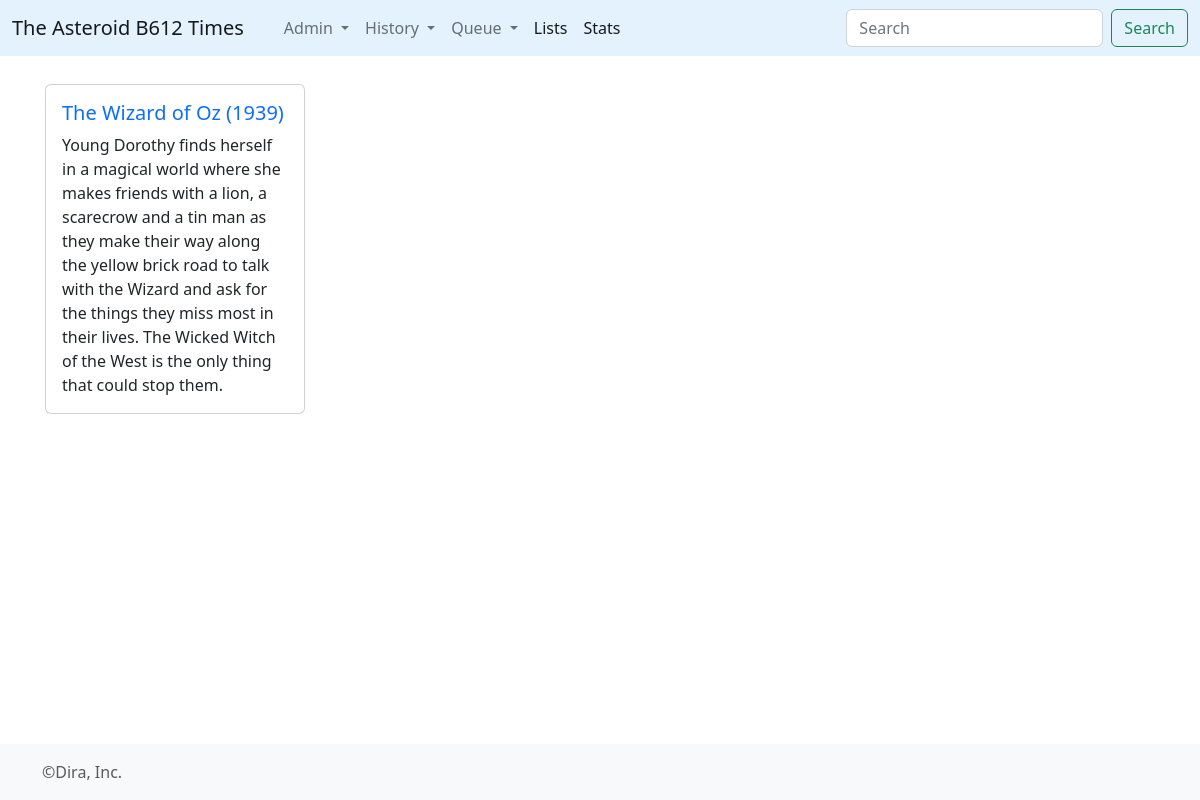
Page /mqueue/ on the earlier database version.
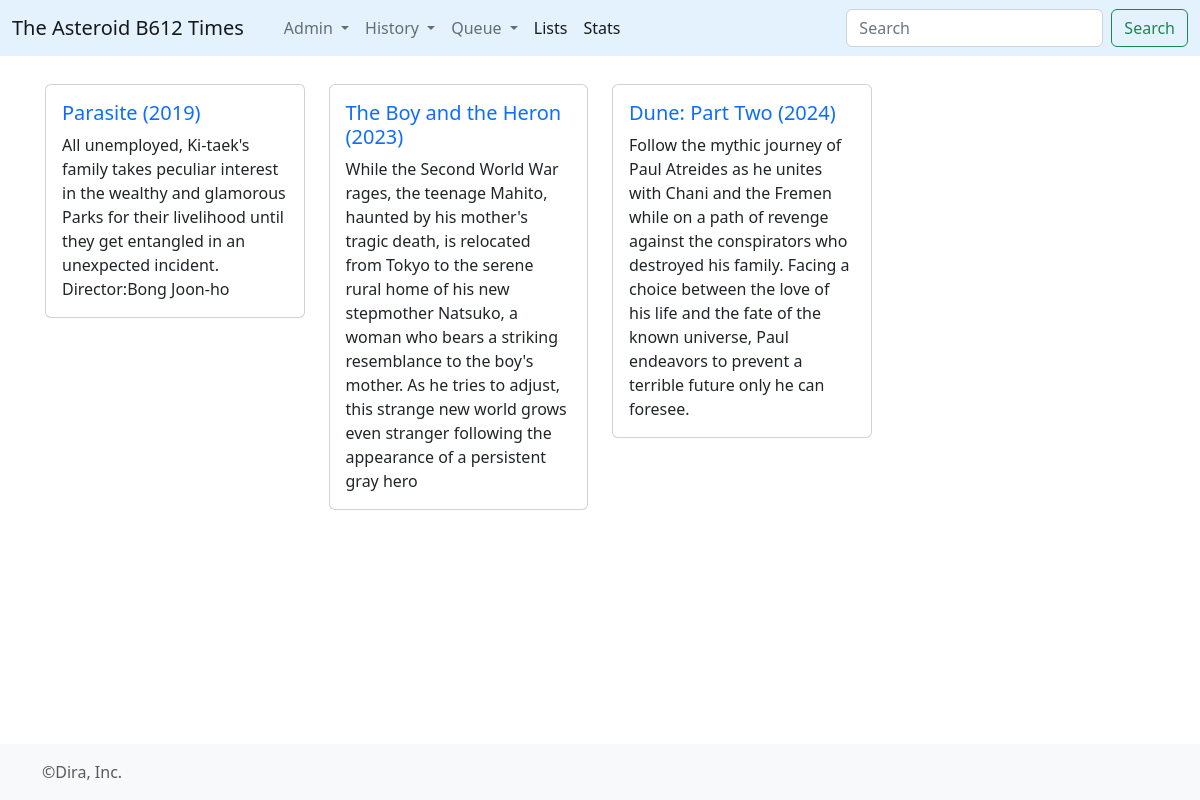
Same page on the later database version.
### times/models.py (models this page shows, shortened)
class Movie(models.Model):
	title = models.CharField(max_length=512)
	info = models.TextField()
	premiere = models.IntegerField()
	runtime = models.IntegerField()
	@property
	def titulo(self):
		return self.title+' ('+ str(self.premiere) +')'
	@property
	def headtext(self):
		n_corte = self.info.find('==headtext==')
		if n_corte == -1:
			return self.info[0:350]
		else:
			return self.info[0:n_corte]

### times/views.py (the view)
# urls.py: path('mqueue/', views.mqueue, name='mqueue'),
def mqueue(request):
	twmovies = Movie.objects.filter(moviewatch__film__isnull=True).order_by('premiere')
	return render(request,'mqueue.html',{'twmovies':twmovies})

### times/templates/mqueue.html (shortened to what this page needs)
{% extends 'base_mono.html' %}
{% load static %}
{% block contenido %}
     <div class="row" data-masonry='{"percentPosition": true }'>
        {% for a in twmovies %}
        <div class="col-sm-6 col-lg-3 mb-3">
              <div class="card">
                <div class="card-body">
                  <h5 class="card-title"><a href='{% url "movie" a.id  %}' style="text-decoration: none;">{{a.titulo}}</a></h5>
                  <p class="card-text">{{a.headtext}}</p>
                </div>
              </div>
               </div>
        {% endfor %}
      </div>
{% endblock%}

Differences in the rows shown:
no longer on this page (row unchanged): Movie: titulo "The Wizard of Oz (1939)", headtext "Young Dorothy finds herself in a magical world where she makes friends with a lion, a scarecrow and a tin man as they make their way along the yellow brick road to talk with the Wizard and ask for the things they miss most in their lives. The Wicked Witch of the West is the only thing that could stop them."
added Movie: titulo "Parasite (2019)", headtext "All unemployed, Ki-taek's family takes peculiar interest in the wealthy and glamorous Parks for their livelihood until they get entangled in an unexpected incident. Director:Bong Joon-ho"
added Movie: titulo "The Boy and the Heron (2023)", headtext "While the Second World War rages, the teenage Mahito, haunted by his mother's tragic death, is relocated from Tokyo to the serene rural home of his new stepmother Natsuko, a woman who bears a striking resemblance to the boy's mother. As he tries to adjust, this strange new world grows even stranger following the appearance of a persistent gray hero"
added Movie: titulo "Dune: Part Two (2024)", headtext "Follow the mythic journey of Paul Atreides as he unites with Chani and the Fremen while on a path of revenge against the conspirators who destroyed his family. Facing a choice between the love of his life and the fate of the known universe, Paul endeavors to prevent a terrible future only he can foresee."
